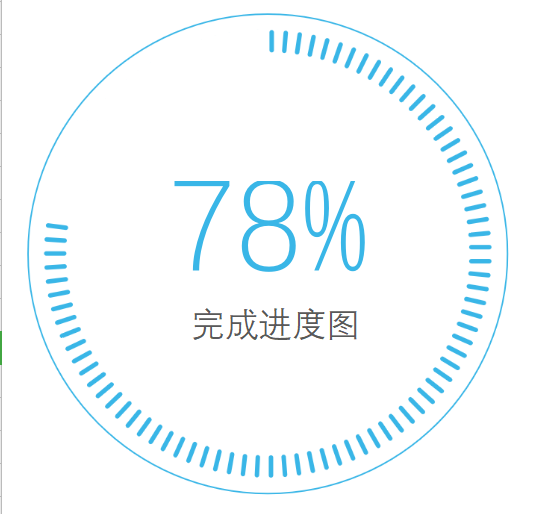
#> input picture img/circle.png, 550 x 514 px, found by its file name
$ python 4_4.py
#> lines starting #> are read from the running program, lines starting #| are printed output that depends on the picture
import cv2 as cv
import numpy as np

#极坐标变换
image = cv.imread("C:/Users/silencht/Desktop/Opencv_Learn/img/circle.png",cv.IMREAD_ANYCOLOR)
#> image is the input picture: shape (514, 550, 3); mean B, G, R 252.8, 250.5, 244.6
#设置参数，实现线性极坐标变换,(251,249)表示极坐标变换的中心,225表示极坐标变换的最大距离，cv.INTER_LINEAR表示线性插值算法
dst_linear = cv.linearPolar(image,(262,250),250,cv.INTER_LINEAR)
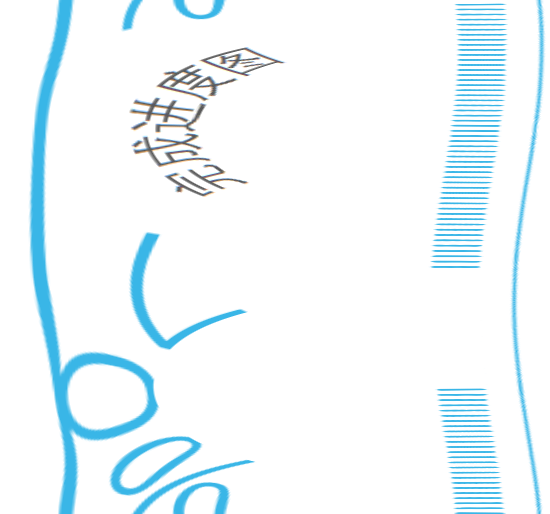
#> dst_linear: shape (514, 550, 3); mean B, G, R 251.4, 247.6, 237.8
#设置参数，实现极坐标变换,M表示极坐标变换的系数
M1 = 20
M2 = 50
M3 = 90
#笛卡尔坐标向极坐标转换
dst_log1 = cv.logPolar(image,(262,250),M1,cv.WARP_FILL_OUTLIERS)
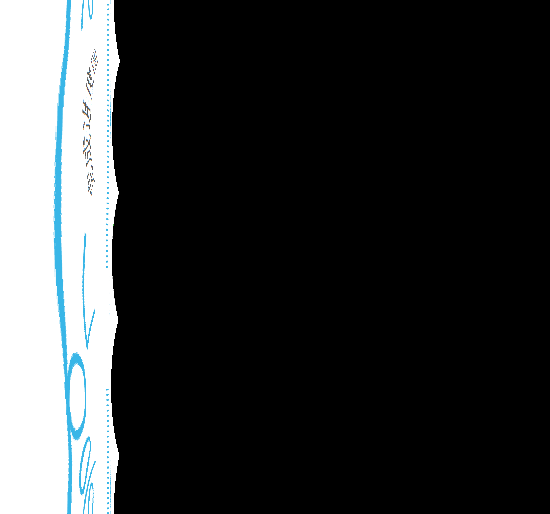
#> dst_log1: shape (514, 550, 3); mean B, G, R 52.5, 51.8, 50
dst_log2 = cv.logPolar(image,(262,250),M2,cv.WARP_FILL_OUTLIERS)
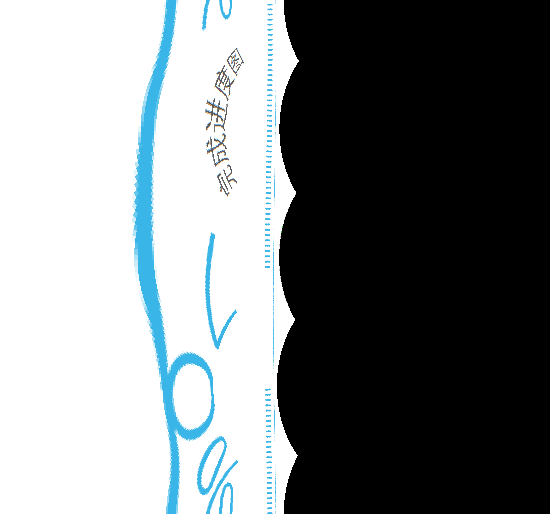
#> dst_log2: shape (514, 550, 3); mean B, G, R 130.9, 129.2, 124.7
dst_log3 = cv.logPolar(image,(262,250),M3,cv.WARP_FILL_OUTLIERS)
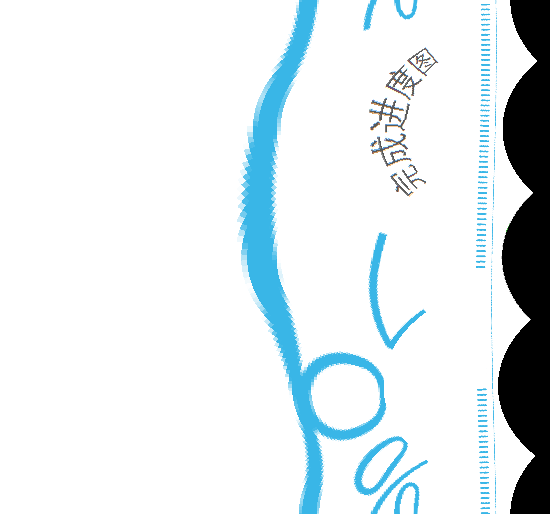
#> dst_log3: shape (514, 550, 3); mean B, G, R 235.5, 232.3, 224.3

#显示图像
cv.imshow("image", image)
cv.imshow("dst_linear",dst_linear)
cv.imshow("dst_log1",dst_log1)
cv.imshow("dst_log2",dst_log2)
cv.imshow("dst_log3",dst_log3)
cv.waitKey()
cv.destroyAllWindows()
